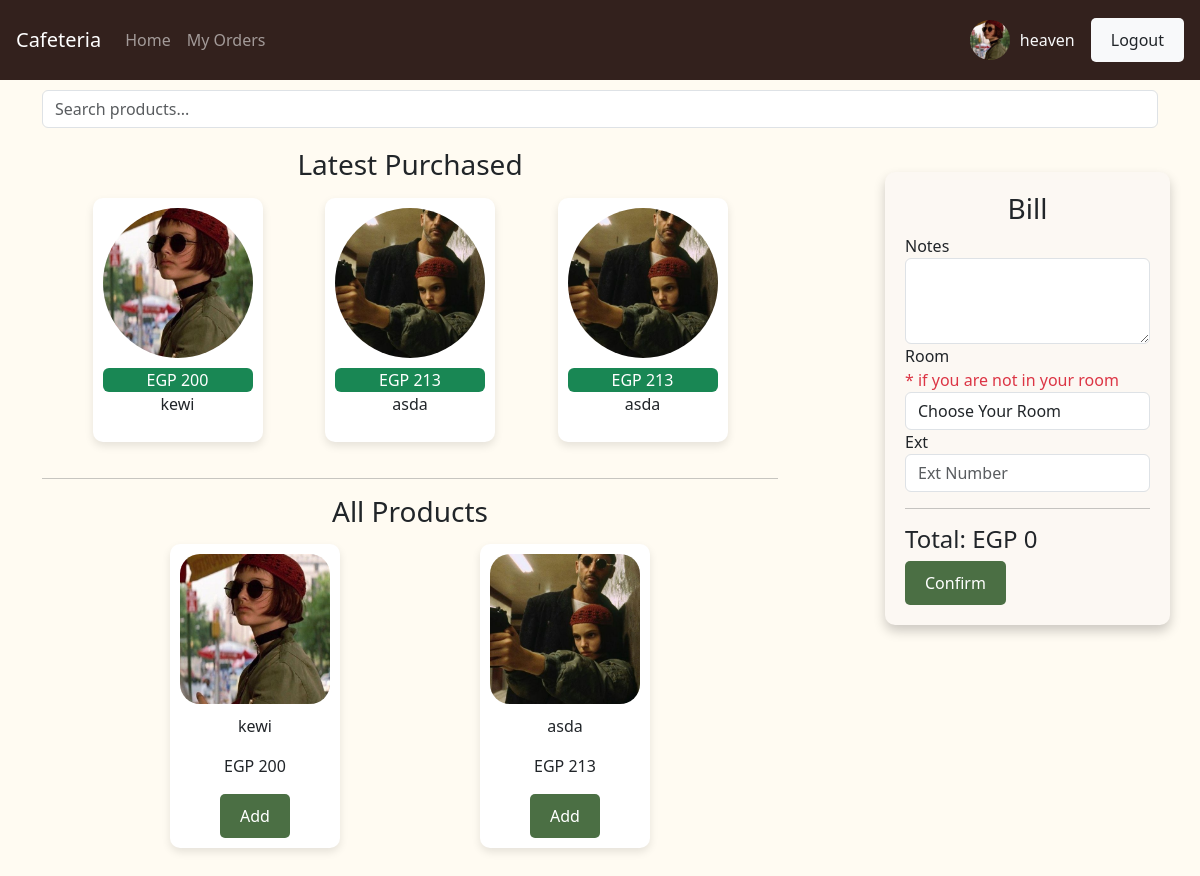
The app's page /home.php (signed in) with its own data.
### tables this page shows
CREATE TABLE `users` (
  `id` int(11) NOT NULL,
  `name` text NOT NULL,
  `email` varchar(100) NOT NULL,
  `password` varchar(100) NOT NULL,
  `room_id` int(11) NOT NULL,
  `ext` int(11) NOT NULL,
  `image` text NOT NULL,
  `perm_id` int(11) NOT NULL
);

CREATE TABLE `orders_products` (
  `id` int(11) NOT NULL,
  `order_id` int(11) NOT NULL,
  `user_id` int(11) NOT NULL,
  `product_id` int(11) NOT NULL,
  `quantity` int(11) NOT NULL,
  `price` int(11) NOT NULL
);

CREATE TABLE `products` (
  `id` int(11) NOT NULL,
  `name` text NOT NULL,
  `price` int(11) NOT NULL,
  `categ_id` int(11) NOT NULL,
  `image` varchar(200) NOT NULL,
  `status` int(11) NOT NULL
);

### functions/db_class.php (called while the page is built, shortened)
<?php
class Database
{
    private $conn;
    public function connect($host, $username, $password, $dbname)
    {
        $dsn = "mysql:host=$host;dbname=$dbname;charset=utf8mb4";
        try {
            $this->conn = new PDO($dsn, $username, $password);
            $this->conn->setAttribute(PDO::ATTR_ERRMODE, PDO::ERRMODE_EXCEPTION);
        } catch (PDOException $e) {
            echo "Connection failed: " . $e->getMessage();
        }
    }
    public function select($table)
    {
        $sql = "SELECT * FROM $table";
        $stmt = $this->conn->prepare($sql);
        $stmt->execute();
        return $stmt->fetchAll(PDO::FETCH_ASSOC);
    }
    public function getRow($table, $field, $value)
    {
        $sql = "SELECT * FROM $table WHERE $field = ?";
        $stmt = $this->conn->prepare($sql);
        $stmt->execute([$value]);
        return $stmt->fetch(PDO::FETCH_ASSOC);
    }
    public function getLatestUserProducts($user_id) {
        $sql = "SELECT p.*, op.order_id, o.date
                FROM products p
                JOIN orders_products op ON p.id = op.product_id
                JOIN orders o ON op.order_id = o.id
                WHERE o.user_id = ?
                ORDER BY o.date DESC, op.order_id DESC
                LIMIT 3";
        $stmt = $this->conn->prepare($sql);
        $stmt->execute([$user_id]);
        return $stmt->fetchAll(PDO::FETCH_ASSOC);
    }
}
?>

### home.php (the view, shortened to what this page needs)
<!DOCTYPE html>
<html lang="en">
<head>
    <link rel="stylesheet" href="bootstrap/css/bootstrap.min.css">
    <link rel="stylesheet" href="css/header.css">
    <link rel="stylesheet" href="css/footer.css">
    <link rel="stylesheet" href="css/home.css">
</head>
<body>
    <?php
    include 'design/header.php';
    $user_id = $_SESSION['id'];
    $user = $db->getRow('users', 'id', $user_id);
    $users = $db->select('users');
    $products = $db->select('products');
    $isAdmin = $user['perm_id'] == 2;
    ?>
    <div class="container">
        <div class="row">
            <div class="search-select-container">
                <input type="text" id="search-input" class="form-control" placeholder="Search products...">
            </div>
        </div>
        <div class="row justify-content-between">
            <div class="col-xs-12 col-s-12 col-md-8 col-lg-8">
                <?php
                if ($isAdmin): ?>
                    <div>
                        <label for="user-select">Add to User</label>
                        <select id="user-select" name="user_id" class="form-control">
                        <option value="0">Select a user</option>
                        <?php foreach ($users as $user): ?>
                            <option value="<?= $user['id'] ?>"><?= $user['name'] ?></option>
                        <?php endforeach; ?>
                    </select>
                    </div>
                <?php else: ?>
                    <h3 <?php
                    $latestProducts = $db->getLatestUserProducts($user_id);
                    if(empty($latestProducts)){echo "hidden";}
                    ?> class="text-center">Latest Purchased  </h3>
                    <div class="row justify-content-evenly mt-3" >
                        <?php
                        foreach ($latestProducts as $lp): ?>
                            <div class="product-item col-6 col-md-6 col-lg-4 text-center" style="width:fit-content;">
                                <div class="product-image-wrapper">
                                    <img src="<?= $lp['image'] ?>" alt="<?= $lp['name'] ?>" class="img-fluid rounded-circle">
                                    <div class="price-circle bg-success text-white rounded">
                                        EGP <?= $lp['price'] ?>
                                    </div>
                                </div>
                                <p><?= $lp['name'] ?></p>
                            </div>
                        <?php endforeach; ?>
                    </div>
                <?php endif; ?>
                <hr class="container">
                <h3 class="text-center">All Products </h3>
                <div class="row justify-content-evenly mt-3" id="products-container">
        <?php foreach ($products as $product): ?>
            <div class="product-item col-6 col-md-6 col-lg-4 text-center" style="width: fit-content;" data-product-name="<?= strtolower($product['name']) ?>">
                <img src="<?= $product['image'] ?>" alt="<?= $product['name'] ?>" class="img-fluid">
                <p><?= $product['name'] ?></p>
                <p>EGP <?= $product['price'] ?></p>
                <button class="btn highlight add-product"
                    data-product-id="<?= $product['id'] ?>"
                    data-product="<?= $product['name'] ?>"
                    data-price="<?= $product['price'] ?>">Add</button>
            </div>
        <?php endforeach; ?>
    </div>
</div>
            <div class="col-12 col-s-12 col-md-4 col-lg-3 bill mt-4">
                <h3 class="text-center">Bill</h3>
                <form id="bill-form" action="functions/add_order.php" method="POST">
                    <div class="form-group">
                        <label for="notes">Notes </label>
                        <textarea id="notes" name="notes" class="form-control" rows="3"></textarea>
                    </div>
                    <div class="form-group">
                        <label for="room">Room</label>
                        <br>
                        <span class="text-danger ">* if you are not in your room</span>
                        <select class="form-control" name="room" id="room">
                        <option value="0">Choose Your Room</option>
                        </select>
                    </div>
                    <div class="form-group">
                        <label for="ext">Ext</label>
                        <input type="text" id="ext" name="ext" class="form-control" placeholder="Ext Number">
                    </div>
                    <hr>
                    <h4>Total: EGP <span id="total-price">0</span></h4>
                    <button type="submit" class="btn highlight btn-block" >Confirm</button>
                </form>
            </div>
        </div>
    </div>
</body>
</html>

### design/header.php (shortened to what this page needs)
<?php
require "functions/connect.php";
require "functions/db_class.php";
if(isset($_SESSION['login'])){
    $db = new Database();
    $db->connect($db_host, $db_user, $db_pass, $db_name);
    $table = 'users';
    $field = 'id';
    $id = $_SESSION['id'];
    $data = $db->getRow($table, $field, $id);
}else{
    session_destroy();
    header("Location: login.php");
}
?>
<header>
    <nav class="navbar navbar-expand-lg navbar-dark">
        <a class="navbar-brand mx-3" href="#">Cafeteria</a>
        <div class="collapse navbar-collapse" id="navbarNav">
            <ul class="navbar-nav mr-auto">
                <li class="nav-item"><a class="nav-link" href="home.php">Home</a></li>
                <li class="nav-item"><a class="nav-link" href="my_orders.php">My Orders</a></li>
            </ul>
            <div class="navbar-nav ml-auto">
                <div class="d-flex align-items-center">
                    <img src="<?php echo $data['image'] ?>" alt="User Photo" class="rounded-circle" width="40" height="40">
                    <span class="ml-2 text-light"><?php echo $data['name']; ?></span>
                    <a class="btn  mx-3 bg-light" href="functions/logout.php">Logout</a>
                </div>
            </div>
        </div>
    </nav>
</header>

### css/header.css (style rules this page uses)
body { padding-top: 90px !important; padding-bottom: 90px !important; background-color: #FFFBF2; }
header { background-color: #33211D; color: FFFBF2; padding: 10px 0; position: fixed; top: 0; width: 100%; z-index: 1000; }
.navbar-nav .nav-link { color: FFFBF2 !important; }
.navbar-nav.ml-auto { margin-left: auto; }
.navbar-nav .d-flex { align-items: center; }
.navbar-nav img { vertical-align: middle; }
.navbar-nav span { margin-left: 10px; font-size: 1rem; }
.btn { background-color: #33211D; color: FFFBF2; border: none; padding: 10px 20px; border-radius: 5px; cursor: pointer; }

### css/home.css (style rules this page uses)
body { padding-top: 100px; padding-bottom: 60px; }
.highlight { background-color: #4B6F44; color: white; }
.product-item { border-radius: 10px; box-shadow: 0 4px 8px rgba(0, 0, 0, 0.1); transition: transform 0.3s ease, background-color 0.3s ease; padding: 10px; margin-bottom: 20px; background-color: white; }
.bill { background-color: #FCf8f3; padding: 20px; border-radius: 10px; box-shadow: 0 6px 12px rgba(0, 0, 0, 0.2); height: fit-content; }
.search-select-container { margin-bottom: 20px; }
.product-item img { width: 150px; height: 150px; object-fit: cover; border-radius: 20px; margin-bottom: 10px; }
.search-select-container input { width: 100%; }

### records on screen
users: image (picture), name "heaven"
orders_products: product.image (picture), product.price "200", product.name "kewi"
orders_products: product.image (picture), product.price "213", product.name "asda"
orders_products: product.image (picture), product.price "213", product.name "asda"
products: image (picture), name "kewi", price "200"
products: image (picture), name "asda", price "213"
